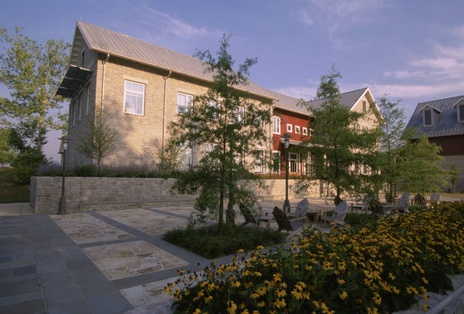
#> input picture pubs/building.jpg, 464 x 314 px, shrunk from 639 x 432 before the run, found by its file name
$ jupyter execute PSO_cv09_en.ipynb   (shell and % lines are left out)
#> lines starting #> are read from the running program, lines starting #| are printed output that depends on the picture
<a href="https://colab.research.google.com/github/kocurvik/edu/blob/master/PSO/notebooks/PSO_cv09_en.ipynb" target="_parent"></a>

# Lab 9 - Fourier transform

In this lab we will work with the Fourier transformation.

## Discrete Fourier transformation - 1D
**Definition**:
$$F_k = \mathscr{F}[ \vec{f}]_k = \sum_{n = 0}^{N - 1} f_n \cdot e^{\frac{-2 \pi i n k}{N}}$$

**Inverse**:
$$f_n = \mathscr{F}^{-1}[\vec{F}]_n = \frac{1}{N} \sum_{k = 0}^{N - 1} F_k \cdot e^{\frac{2 \pi i n k}{N}}$$

The Fourier transform of an image results in the image representation in the so-called the spectral domain. This shows us how to combine different frequencies to obtain the original image. In the spectral domain we can usually see what frequencies dominate in an image.

In the spectral domain (after transformation) the lower frequencies are closer to the center and higher ones are at the edges.

**Note - Complex Numbers**: By definition the spectral domain contains information using complex numbers. We will therefore be working with complex numbers using NumPy. To work with them you shoud check `np.real, np.imag, np.abs, np.angle` in the NumPy documentation.

[cell 1]
import cv2
import numpy as np
from matplotlib import pyplot as plt

### Exercise - Displaying the 2D Fourier Transform

Display the magnitute of Fourier transform for the images downloaded in the block below. Display the angles for some of them.

To work with fourier transform you will need to display the images in log-scale and also perform shifting. Consult the [OpenCV tutorial](https://docs.opencv.org/4.x/de/dbc/tutorial_py_fourier_transform.html) for more details.

The elk image was created by Karen Laubenstein and released into public domain by USFWS.

[cell 2]
def disp_fourier_mag(img):
  ...


img_names = ['building.jpg', 'building_wavy.jpg', 'pruhysikme.pgm', 'pruhyhoriz.pgm', 'pruhyvert.pgm', 'elk.png']

for img_name in img_names:
  img = cv2.imread(img_name, cv2.IMREAD_GRAYSCALE)
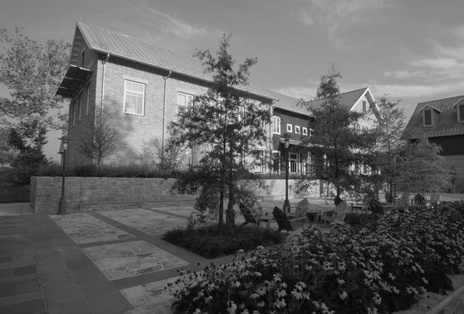
#> img: shape (314, 464); min 0, max 252, mean 96.8
  disp_fourier_mag(img)

### Exercise 2 - Generating images

Generate an image similar to pruhyvert by creating the image in the fourier spectrum and using the inverse Fourier transform.

[cell 3]
...

### Exercise 3 - Removing Periodic Noise

Try to suppress the periodic noise from `building_wavy.jpg`.

*Hint:* Look at the magnitute of the fourier transform to identify the frequency that needs to be suppressed.

[cell 4]
...

## Filtering in the Fourier Domain

Since high frequencies carry details. If we only keep the high frequencies we will obtain mostly edges. If we only keep the low frequencies we will get a blurred image.

**Highpass filter:** We transform the image and set the low frequencies to zero and then we perform the inverse transform.

**Lowpass filter:** The same process but with high frequencies.

### Exercise 4 - Filtering

Perform filtering using highpass and lowpass filters. Try it with different cutoff frequencies.

[cell 5]
def disp_filt(image, r):
  ...

image = cv2.imread('elk.png', 0)
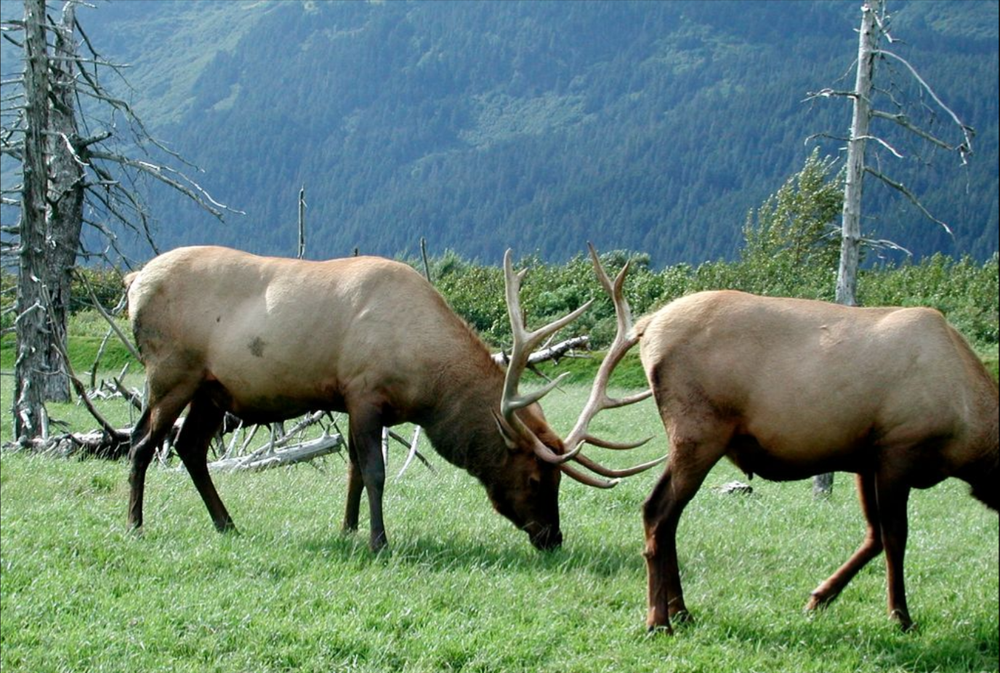
#> input picture HUPV/supplementary/elk.png, 1000 x 673 px, shrunk from 1376 x 926 before the run, found by its file name
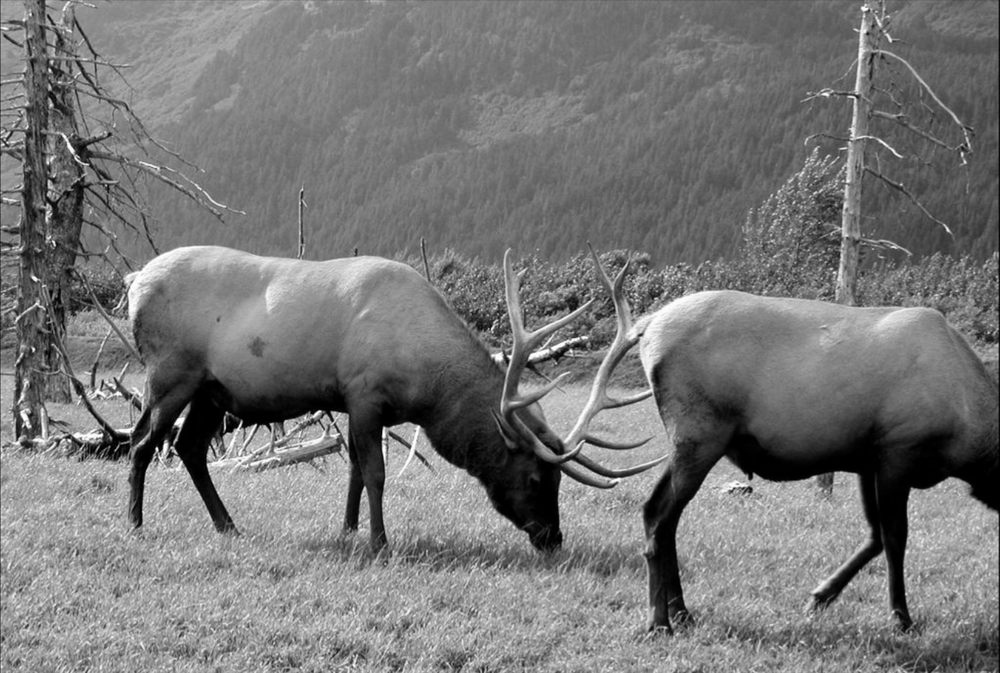
#> image: shape (673, 1000); min 0, max 255, mean 119.2
for r in [10, 20, 30, 50, 100]:
  disp_filt(image, r)
